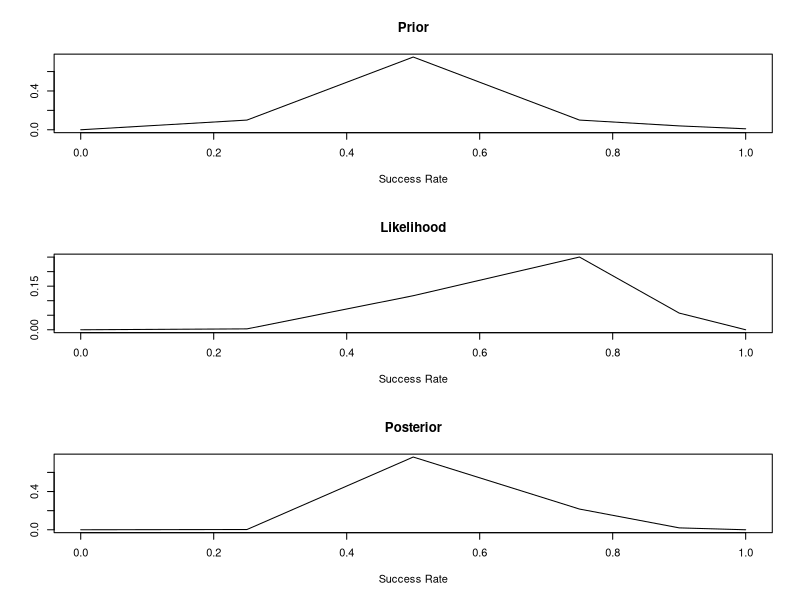
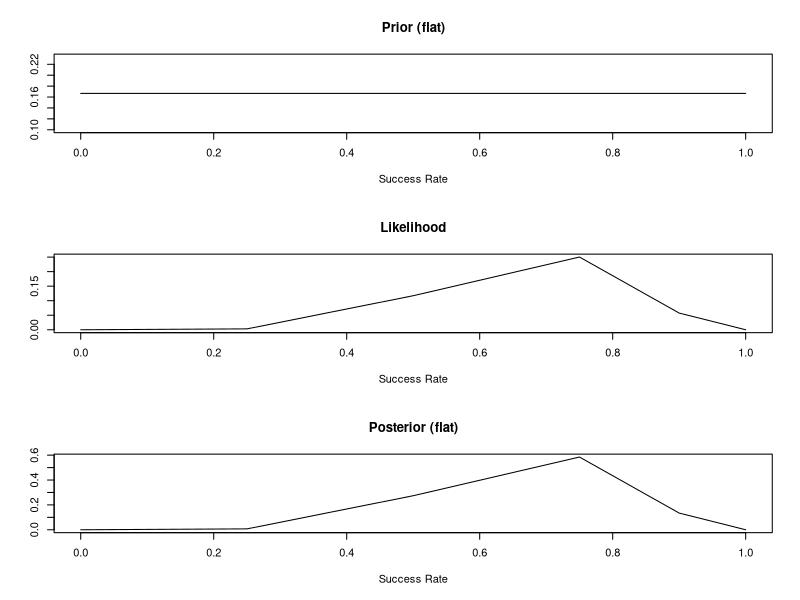
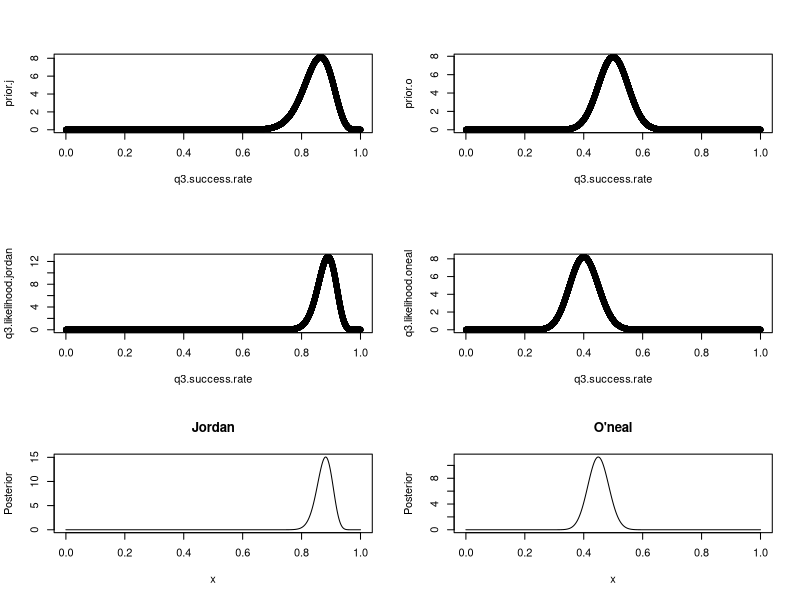

Recreate these plots in R, in order.
## ---- chunk 1
knitr::opts_chunk$set(echo = TRUE)
## ---- chunk 2
  q1.data <- matrix(
    c(0.5625,0.1875,0.1875,0.0625,0.25,0.25,0.25,0.25),
    nrow = 2,
    ncol = 4,
    byrow = TRUE,
    dimnames = list(
      c("A","B"),
      c("Type 1","Type 2","Type 3","Type 4")
      )
    )
  
  q1.results <- matrix(
    c(8,2,4,3),
    nrow = 1,
    ncol = 4,
    dimnames = list(
      c(),
      c("Type 1","Type 2","Type 3","Type 4")
      )
    )
  
  pr.hypA <- prod(q1.data[1,]^q1.results)
  
  pr.hypA
  
  pr.hypB <- prod(q1.data[2,]^q1.results)
  
  pr.hypB
  
  q1.BF.A <- pr.hypA/pr.hypB
  q1.BF.B <- pr.hypB/pr.hypA
## ---- chunk 3
  q2.success.rate <- c(0,0.25,0.5,0.75,0.9,1)
  
  q2.prior.prob <- matrix(
    c(0,0.1,0.75,0.1,0.04,0.01),
    nrow = 1,
    ncol = 6,
    dimnames = list(
      c("Pr(p) (prior"),
      q2.success.rate
      )
    )
  
  q2.likelihood <- dbinom(
    7, # number of correct guesses
    10, # number of guesses
    q2.success.rate # vector of probabilities.
    )
  
  q2.post.prob <- q2.prior.prob*q2.likelihood
  
  q2.post.prob.norm <- q2.post.prob/sum(q2.post.prob)
  
  par(mfrow=c(3,1))
    plot(
      q2.success.rate,
      q2.prior.prob,
      type = 'l',
      main = "Prior",
      xlab = "Success Rate",
      ylab = ""
    )
    plot(
      q2.success.rate,
      q2.likelihood,
      type = 'l',
      main = "Likelihood",
      xlab = "Success Rate",
      ylab = ""
    )
    plot(
      q2.success.rate,
      q2.post.prob.norm,
      type = 'l',
      main = "Posterior",
      xlab = "Success Rate",
      ylab = ""
      )
    
  # Analysis repeated with flat - rather than informed prior
    
  q2.prior.prob.flat <- matrix(
    c(1/6,1/6,1/6,1/6,1/6,1/6),
    nrow = 1,
    ncol = 6,
    dimnames = list(
      c("Pr(p) (prior"),
      q2.success.rate
    )
  )
    
  q2.post.prob.flat <- q2.prior.prob.flat*q2.likelihood
    
  q2.post.prob.flat.norm <- q2.post.prob.flat/sum(q2.post.prob.flat)
    
  par(mfrow=c(3,1))
    plot(
      q2.success.rate,
      q2.prior.prob.flat,
      type = 'l',
      main = "Prior (flat)",
      xlab = "Success Rate",
      ylab = ""
    )
    plot(
      q2.success.rate,
      q2.likelihood,
      type = 'l',
      main = "Likelihood",
      xlab = "Success Rate",
      ylab = ""
    )
    plot(
      q2.success.rate,
      q2.post.prob.flat.norm,
      type = 'l',
      main = "Posterior (flat)",
      xlab = "Success Rate",
      ylab = ""
    )
## ---- chunk 4
  q3.success.rate <- seq(0,1,0.0001)
  n <- 100
  
  mu.j <- 0.85
  sig2.j <- 0.0025
  a.j <- mu.j*(mu.j*(1-mu.j)/sig2.j -1)
  b.j <- (1-mu.j)*(mu.j*(1-mu.j)/sig2.j -1) 
  prior.j <- dbeta(q3.success.rate, a.j, b.j)
  
  mu.o <- 0.5
  sig2.o <- 0.0025
  a.o <- mu.o*(mu.o*(1-mu.o)/sig2.o -1)
  b.o <- (1-mu.o)*(mu.o*(1-mu.o)/sig2.o -1) 
  prior.o <- dbeta(q3.success.rate, a.o, b.o)
  
  q3.jordan.success <- 89
  q3.ja <- q3.jordan.success
  q3.jb <- n - q3.jordan.success
  q3.likelihood.jordan <- dbeta(q3.success.rate, q3.ja + 1, q3.jb + 1)
  
  q3.oneal.success <- 40
  q3.oa <- q3.oneal.success
  q3.ob <- n - q3.oneal.success
  q3.likelihood.oneal <- dbeta(q3.success.rate, q3.oa + 1, q3.ob + 1)
  

  q3.posterior.Jordan <- dbeta(q3.success.rate, q3.ja + a.j, q3.jb + b.j)
  q3.posterior.ONeal <- dbeta(q3.success.rate, q3.oa + a.o, q3.ob + b.o)
  
  par(mfrow = c(3,2))
  plot(q3.success.rate, prior.j)
  plot(q3.success.rate, prior.o)
  plot(q3.success.rate, q3.likelihood.jordan)
  plot(q3.success.rate, q3.likelihood.oneal)
  
  plot(q3.success.rate, q3.posterior.Jordan, type = 'l', xlab = "x", ylab = "Posterior", main = "Jordan")
  plot(q3.success.rate, q3.posterior.ONeal, type = 'l', xlab = "x", ylab = "Posterior", main = "O'neal")
  
  q3.jordan.quantile <- qbeta(c(0.025,0.975), q3.ja, q3.jb)
  q3.jordan.post.quant <- qbeta(c(0.025,0.975), q3.ja + a.j - 1, q3.jb + b.j - 1)
  q3.oneal.quantile <- qbeta(c(0.025,0.975), q3.oa, q3.ob)
  q3.oneal.post.quant <- qbeta(c(0.025,0.975), q3.oa + a.o - 1, q3.ob + b.o - 1)
  
  
  pr.jordan.90.flat <- 1-pbeta(0.9, q3.ja + 1, q3.jb + 1)
  pr.jordan.90.sub <- 1-pbeta(0.9, q3.ja + a.j, q3.jb + b.j)
  
  pr.oneal.50.flat <- 1-pbeta(0.5, q3.oa + 1, q3.ob + 1)
  pr.oneal.50.sub <- 1-pbeta(0.5, q3.oa + a.o, q3.ob + b.o)
